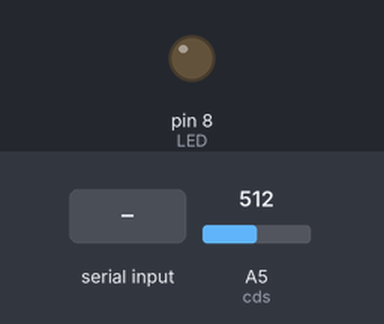
Recording of a sketch running on a simulated Arduino Uno, built with avr-gcc and run on an emulated ATmega328P. On the bench: output pins drawn as LEDs (lit = HIGH). The inputs (shaded band) are chosen by the test bench; at power-on: A5 (cds) = 512. What the sketch prints to the serial monitor is not drawn.

Above: at 1.2 s.
1.3 s: "1" received over the second serial link
At 2.0 s:
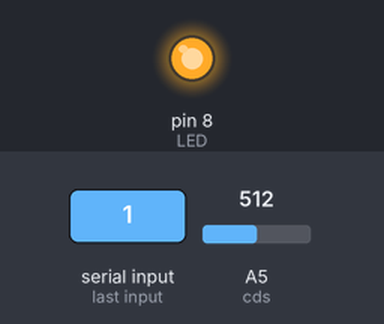
Timing chart, 0 to 4.3 s (numbered marks = the images above; inputs shaded):
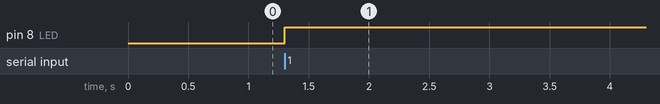

Measured:
- after the input at 1.3 s, pin 8 (LED): LOW → HIGH at once

The sketch:

arrayTEST2.ino
```cpp
#include <SoftwareSerial.h>
#include <Wire.h>
SoftwareSerial BT( 3, 2 );
#define cds A5
#define LED 8
boolean stateLED = LOW;
long lastTime = 0;
long delayTime = 100;
byte Data[ 4 ] = { 0, 0, 0, 0 };

void setup() {
  // put your setup code here, to run once:
  Serial.begin( 9600 );
  BT.begin( 9600 );
  pinMode( LED, OUTPUT );
  digitalWrite( LED, stateLED );
}

void loop() {
  // put your main code here, to run repeatedly:
  int val = analogRead( cds );

  if( BT.available() )
  {
    int switchButton = BT.read();
    if( switchButton == 49 )
      stateLED = !stateLED;
  }

  if( stateLED == HIGH )
    Data[ 3 ] = 111;
  else
    Data[ 3 ] = 222;

  digitalWrite( LED, stateLED );

  if( millis() - lastTime > delayTime )
  {
    lastTime = millis();

    Serial.println( val );

    Data[ 0 ] = 'a';
    Data[ 1 ] = val / 256;
    Data[ 2 ] = val % 256;

    for( int j = 0 ; j < 4 ; j++ )
    {
      BT.write( Data[ j ] );
    }
  }
}
```
